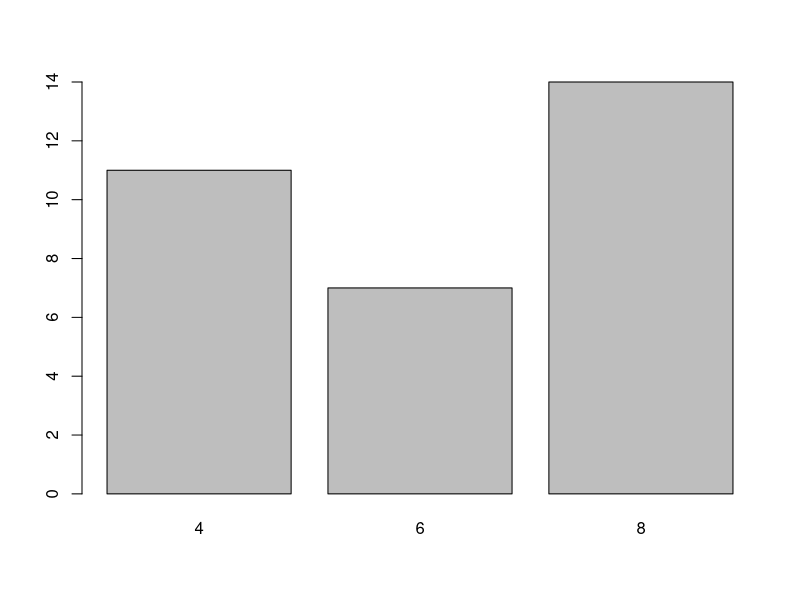
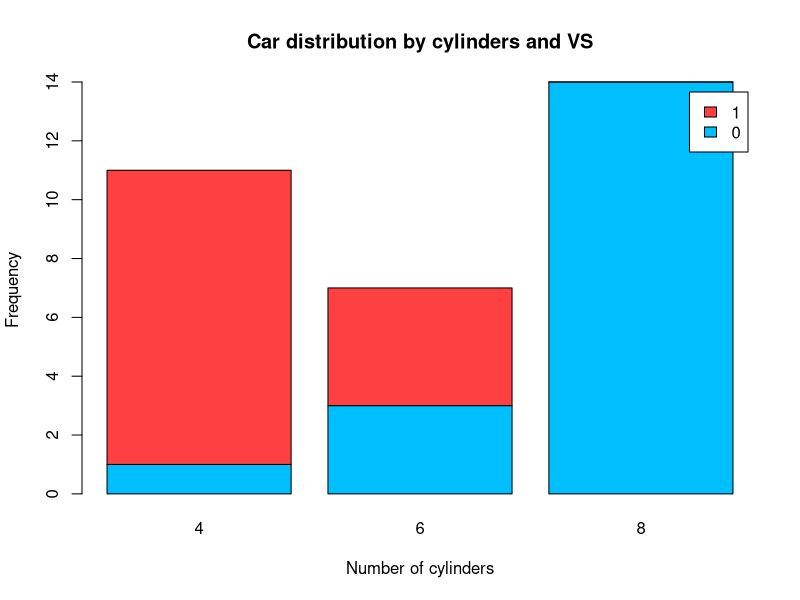
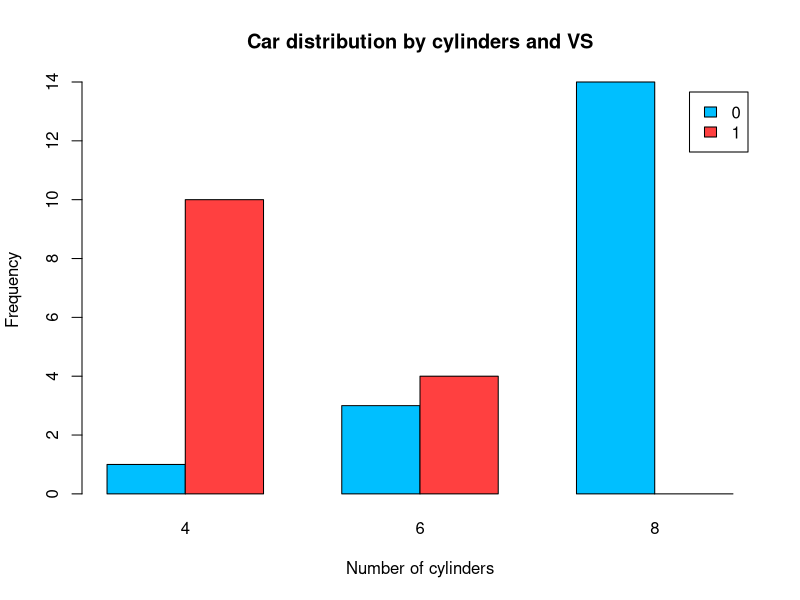

These charts were generated, in order, by the following R code:
# 6.5 Bar charts

# simple bar chart
counts <- table(mtcars$cyl)
barplot(counts)

# create stacked bar chart
counts <- table(mtcars$vs, mtcars$cyl)
barplot(counts, 
        main="Car distribution by cylinders and VS",
        xlab="Number of cylinders", 
        ylab = "Frequency",
        col=c("deepskyblue","brown1"),
        legend = rownames(counts))

# create grouped bar chart
barplot(counts, 
        main="Car distribution by cylinders and VS",
        xlab="Number of cylinders", 
        ylab = "Frequency",
        col=c("deepskyblue","brown1"),
        legend = rownames(counts),
        beside = TRUE)
